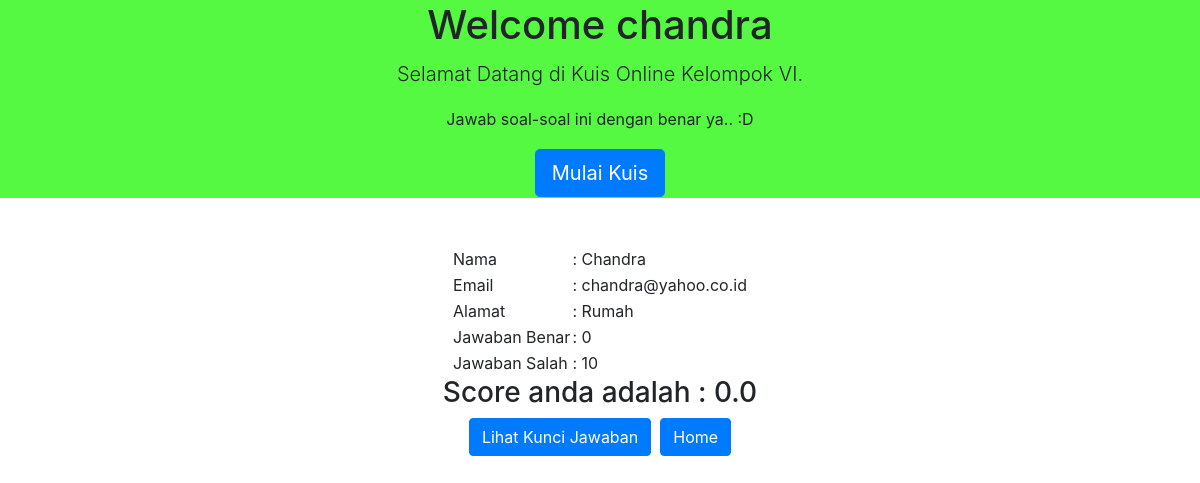
Screenshot of /halaman/index.php?page=jawab with the database file from the repository.
### tables this page shows
CREATE TABLE `peserta` (
  `id_user` int(20) NOT NULL,
  `nama` varchar(100) NOT NULL,
  `email` varchar(20) NOT NULL,
  `alamat` text NOT NULL
);

### halaman/index.php (the view, shortened to what this page needs)
<!doctype html>
<html>
<head>
	<link rel="stylesheet" href="../asset/css/bootstrap.css">
</head>
<body>
	<?php
	$qry=mysqli_query($koneksi, "select nama from peserta order by id_user desc");
	$data=mysqli_fetch_array($qry);
	$nama=$data['nama'];
	?>
	<table border="0" width="100%" bgcolor="#55F942">
		<tr>
			<td>
				<center><h1>Welcome <?php echo "$nama"; ?></h1></center>
		    </td>
		</tr>
		<tr>
			<td>
				<center><p class="lead">Selamat Datang di Kuis Online Kelompok VI.</p></center>
			</td>
		</tr>
		<tr>
			<td>
				<center><p>Jawab soal-soal ini dengan benar ya.. :D</p></center>
			</td>
		</tr>
		<tr>
			<td><center><a class="btn btn-primary btn-lg" href="index.php?page=soal" role="button">Mulai Kuis</a></center></td>
		</tr>
	</table> <br><br>
<?php
if(isset($_GET['page']))
{$page=$_GET['page'];
 switch($page)
{
 case "jawab":
 include "../halaman/jawab.php";
 break;
}
}
?>
</body>
</html>

### halaman/jawab.php (shortened to what this page needs)
<!doctype html>
<html>
<head>
</head>
<body>
	<?php
	$qry=mysqli_query($koneksi, "select * from peserta order by id_user desc");
	$data=mysqli_fetch_array($qry);
	$nama=$data['nama'];
	$email=$data['email'];
	$alamat=$data['alamat'];
    ?>
    <table border=0 align = center>
        <tr><td>Nama </td><td> : <?php echo ucwords($nama); ?></td></tr>
        <tr><td>Email </td><td> : <?php echo $email; ?></td></tr>
        <tr><td>Alamat </td><td> : <?php echo ucwords($alamat); ?></td></tr>
    <?php
    $jawab = $_SESSION['jawab'];
?>
        <?php
            $i = 0;
            $benar = $salah = 0;
            $sql =mysqli_query($koneksi,"select * from tbl_soal WHERE aktif='Y'");
            while($key = mysqli_fetch_array($sql)){
                    if ($jawab[$i] == $key['jawaban']) {
                        $benar++;
                    }else{
                         $salah++;
                    }
                $i++;
            }
            $result=mysqli_query($koneksi, "select * from tbl_soal WHERE aktif='Y'");
                $jumlah_soal=mysqli_num_rows($result);
                $score = 100/$jumlah_soal*$benar;
                $hasil = number_format($score,1);
         ?>
         <tr><td>Jawaban Benar </td><td> : <?php echo $benar; ?></td></tr>
         <tr><td>Jawaban Salah </td><td> : <?php echo $salah; ?></td></tr>
         </table>
		<div align="center"><h3>Score anda adalah : <?php echo $hasil; ?></h3></div>
        <div align="center"><a class="btn btn-primary" href="index.php?page=kunci" role="button">Lihat Kunci Jawaban</a>
            &nbsp;<a a class="btn btn-primary" href="../index.php">Home</a></div>
</body>
</html>

### rows the page displays
peserta: nama "chandra"
peserta: nama "Chandra", email "chandra@yahoo.co.id", alamat "Rumah"

### other values shown
$benar "0"
$salah "10"
$hasil "0.0"
